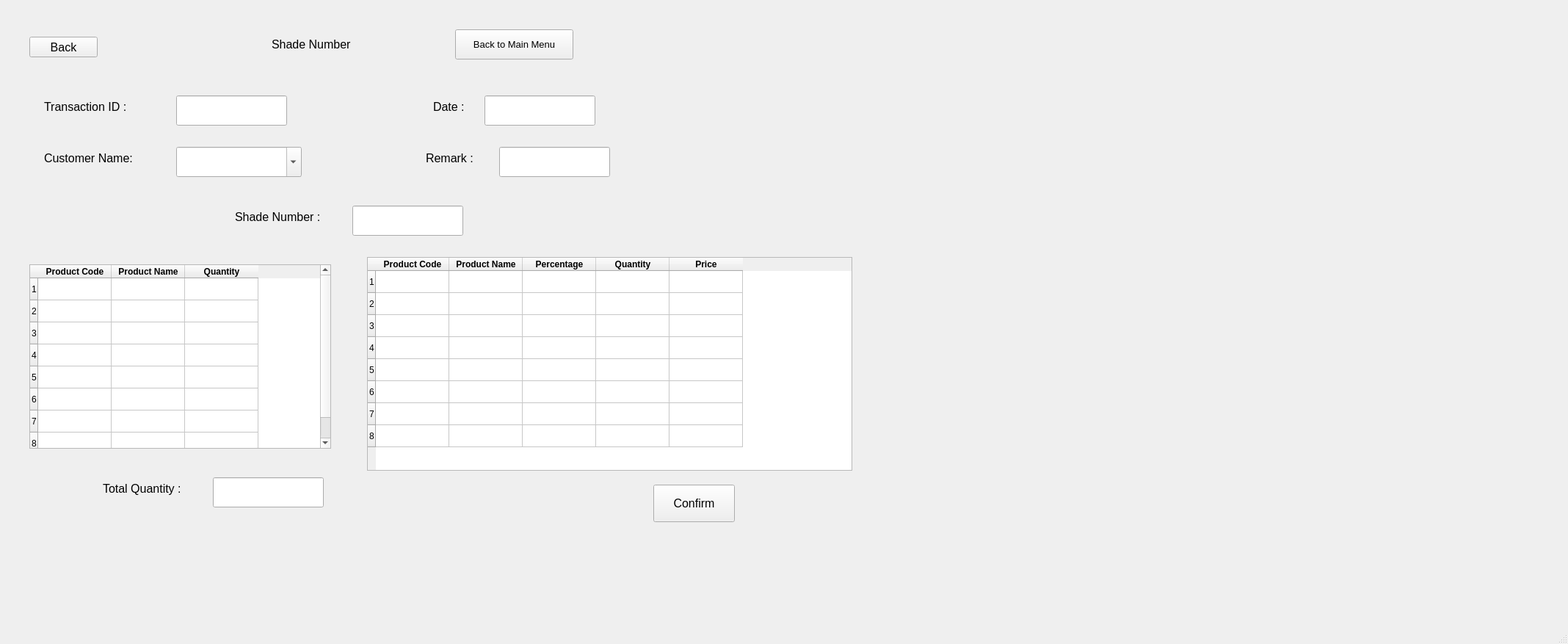
<?xml version="1.0" encoding="UTF-8"?>
<ui version="4.0">
 <class>MainWindow</class>
 <widget class="QMainWindow" name="MainWindow">
  <property name="geometry">
   <rect>
    <x>0</x>
    <y>0</y>
    <width>2136</width>
    <height>877</height>
   </rect>
  </property>
  <property name="windowTitle">
   <string>MainWindow</string>
  </property>
  <widget class="QWidget" name="centralwidget">
   <widget class="QComboBox" name="shade_customer">
    <property name="geometry">
     <rect>
      <x>240</x>
      <y>200</y>
      <width>171</width>
      <height>41</height>
     </rect>
    </property>
    <property name="font">
     <font>
      <pointsize>12</pointsize>
     </font>
    </property>
    <property name="editable">
     <bool>true</bool>
    </property>
    <item>
     <property name="text">
      <string/>
     </property>
    </item>
    <item>
     <property name="text">
      <string>Rajesh</string>
     </property>
    </item>
    <item>
     <property name="text">
      <string>Nishit</string>
     </property>
    </item>
    <item>
     <property name="text">
      <string>Nilay</string>
     </property>
    </item>
    <item>
     <property name="text">
      <string>Parth</string>
     </property>
    </item>
   </widget>
   <widget class="QPushButton" name="shade_confirm">
    <property name="geometry">
     <rect>
      <x>890</x>
      <y>660</y>
      <width>111</width>
      <height>51</height>
     </rect>
    </property>
    <property name="font">
     <font>
      <pointsize>12</pointsize>
     </font>
    </property>
    <property name="text">
     <string>Confirm</string>
    </property>
   </widget>
   <widget class="QTableWidget" name="shade_addtable">
    <property name="geometry">
     <rect>
      <x>40</x>
      <y>360</y>
      <width>411</width>
      <height>251</height>
     </rect>
    </property>
    <property name="rowCount">
     <number>8</number>
    </property>
    <property name="columnCount">
     <number>3</number>
    </property>
    <row/>
    <row/>
    <row/>
    <row/>
    <row/>
    <row/>
    <row/>
    <row/>
    <column>
     <property name="text">
      <string>Product Code</string>
     </property>
     <property name="font">
      <font>
       <weight>75</weight>
       <bold>true</bold>
      </font>
     </property>
    </column>
    <column>
     <property name="text">
      <string>Product Name</string>
     </property>
     <property name="font">
      <font>
       <weight>75</weight>
       <bold>true</bold>
      </font>
     </property>
    </column>
    <column>
     <property name="text">
      <string>Quantity</string>
     </property>
     <property name="font">
      <font>
       <weight>75</weight>
       <bold>true</bold>
      </font>
     </property>
    </column>
    <item row="0" column="1">
     <property name="text">
      <string/>
     </property>
     <property name="flags">
      <set>ItemIsSelectable|ItemIsDragEnabled|ItemIsEnabled</set>
     </property>
    </item>
    <item row="1" column="1">
     <property name="text">
      <string/>
     </property>
     <property name="flags">
      <set>ItemIsSelectable|ItemIsDragEnabled|ItemIsEnabled</set>
     </property>
    </item>
    <item row="2" column="1">
     <property name="text">
      <string/>
     </property>
     <property name="flags">
      <set>ItemIsSelectable|ItemIsDragEnabled|ItemIsEnabled</set>
     </property>
    </item>
    <item row="3" column="1">
     <property name="text">
      <string/>
     </property>
     <property name="flags">
      <set>ItemIsSelectable|ItemIsDragEnabled|ItemIsEnabled</set>
     </property>
    </item>
    <item row="4" column="1">
     <property name="text">
      <string/>
     </property>
     <property name="flags">
      <set>ItemIsSelectable|ItemIsDragEnabled|ItemIsEnabled</set>
     </property>
    </item>
    <item row="5" column="1">
     <property name="text">
      <string/>
     </property>
     <property name="flags">
      <set>ItemIsSelectable|ItemIsDragEnabled|ItemIsEnabled</set>
     </property>
    </item>
    <item row="6" column="1">
     <property name="text">
      <string/>
     </property>
     <property name="flags">
      <set>ItemIsSelectable|ItemIsDragEnabled|ItemIsEnabled</set>
     </property>
    </item>
    <item row="7" column="1">
     <property name="text">
      <string/>
     </property>
     <property name="flags">
      <set>ItemIsSelectable|ItemIsDragEnabled|ItemIsEnabled</set>
     </property>
    </item>
   </widget>
   <widget class="QLabel" name="label_4">
    <property name="geometry">
     <rect>
      <x>590</x>
      <y>120</y>
      <width>71</width>
      <height>51</height>
     </rect>
    </property>
    <property name="font">
     <font>
      <pointsize>12</pointsize>
     </font>
    </property>
    <property name="text">
     <string>Date :</string>
    </property>
   </widget>
   <widget class="QLineEdit" name="date">
    <property name="geometry">
     <rect>
      <x>660</x>
      <y>130</y>
      <width>151</width>
      <height>41</height>
     </rect>
    </property>
    <property name="font">
     <font>
      <pointsize>12</pointsize>
     </font>
    </property>
   </widget>
   <widget class="QLineEdit" name="shade_transaction_id">
    <property name="geometry">
     <rect>
      <x>240</x>
      <y>130</y>
      <width>151</width>
      <height>41</height>
     </rect>
    </property>
    <property name="font">
     <font>
      <pointsize>12</pointsize>
     </font>
    </property>
   </widget>
   <widget class="QPushButton" name="back_add_rm">
    <property name="geometry">
     <rect>
      <x>40</x>
      <y>50</y>
      <width>93</width>
      <height>28</height>
     </rect>
    </property>
    <property name="font">
     <font>
      <pointsize>12</pointsize>
     </font>
    </property>
    <property name="text">
     <string>Back</string>
    </property>
   </widget>
   <widget class="QLabel" name="label_3">
    <property name="geometry">
     <rect>
      <x>370</x>
      <y>40</y>
      <width>151</width>
      <height>41</height>
     </rect>
    </property>
    <property name="font">
     <font>
      <pointsize>12</pointsize>
     </font>
    </property>
    <property name="text">
     <string>Shade Number </string>
    </property>
   </widget>
   <widget class="QLabel" name="label_6">
    <property name="geometry">
     <rect>
      <x>60</x>
      <y>190</y>
      <width>161</width>
      <height>51</height>
     </rect>
    </property>
    <property name="font">
     <font>
      <pointsize>12</pointsize>
     </font>
    </property>
    <property name="text">
     <string>Customer Name:</string>
    </property>
   </widget>
   <widget class="QLabel" name="label_5">
    <property name="geometry">
     <rect>
      <x>60</x>
      <y>120</y>
      <width>161</width>
      <height>51</height>
     </rect>
    </property>
    <property name="font">
     <font>
      <pointsize>12</pointsize>
     </font>
    </property>
    <property name="text">
     <string>Transaction ID : </string>
    </property>
   </widget>
   <widget class="QLineEdit" name="shade_remark">
    <property name="geometry">
     <rect>
      <x>680</x>
      <y>200</y>
      <width>151</width>
      <height>41</height>
     </rect>
    </property>
    <property name="font">
     <font>
      <pointsize>12</pointsize>
     </font>
    </property>
   </widget>
   <widget class="QPushButton" name="pushButton">
    <property name="geometry">
     <rect>
      <x>620</x>
      <y>40</y>
      <width>161</width>
      <height>41</height>
     </rect>
    </property>
    <property name="font">
     <font>
      <pointsize>10</pointsize>
     </font>
    </property>
    <property name="text">
     <string>Back to Main Menu</string>
    </property>
   </widget>
   <widget class="QLabel" name="label_7">
    <property name="geometry">
     <rect>
      <x>580</x>
      <y>190</y>
      <width>101</width>
      <height>51</height>
     </rect>
    </property>
    <property name="font">
     <font>
      <pointsize>12</pointsize>
     </font>
    </property>
    <property name="text">
     <string>Remark :</string>
    </property>
   </widget>
   <widget class="QTableWidget" name="shade_colortable">
    <property name="geometry">
     <rect>
      <x>500</x>
      <y>350</y>
      <width>661</width>
      <height>291</height>
     </rect>
    </property>
    <property name="rowCount">
     <number>8</number>
    </property>
    <property name="columnCount">
     <number>5</number>
    </property>
    <row/>
    <row/>
    <row/>
    <row/>
    <row/>
    <row/>
    <row/>
    <row/>
    <column>
     <property name="text">
      <string>Product Code</string>
     </property>
     <property name="font">
      <font>
       <weight>75</weight>
       <bold>true</bold>
      </font>
     </property>
    </column>
    <column>
     <property name="text">
      <string>Product Name</string>
     </property>
     <property name="font">
      <font>
       <weight>75</weight>
       <bold>true</bold>
      </font>
     </property>
    </column>
    <column>
     <property name="text">
      <string>Percentage</string>
     </property>
     <property name="font">
      <font>
       <weight>75</weight>
       <bold>true</bold>
      </font>
     </property>
    </column>
    <column>
     <property name="text">
      <string>Quantity</string>
     </property>
     <property name="font">
      <font>
       <weight>75</weight>
       <bold>true</bold>
      </font>
     </property>
    </column>
    <column>
     <property name="text">
      <string>Price</string>
     </property>
     <property name="font">
      <font>
       <weight>75</weight>
       <bold>true</bold>
      </font>
     </property>
    </column>
    <item row="0" column="1">
     <property name="text">
      <string/>
     </property>
     <property name="flags">
      <set>ItemIsSelectable|ItemIsDragEnabled|ItemIsEnabled</set>
     </property>
    </item>
    <item row="1" column="1">
     <property name="text">
      <string/>
     </property>
     <property name="flags">
      <set>ItemIsSelectable|ItemIsDragEnabled|ItemIsEnabled</set>
     </property>
    </item>
    <item row="2" column="1">
     <property name="text">
      <string/>
     </property>
     <property name="flags">
      <set>ItemIsSelectable|ItemIsDragEnabled|ItemIsEnabled</set>
     </property>
    </item>
    <item row="3" column="1">
     <property name="text">
      <string/>
     </property>
     <property name="flags">
      <set>ItemIsSelectable|ItemIsDragEnabled|ItemIsEnabled</set>
     </property>
    </item>
    <item row="4" column="1">
     <property name="text">
      <string/>
     </property>
     <property name="flags">
      <set>ItemIsSelectable|ItemIsDragEnabled|ItemIsEnabled</set>
     </property>
    </item>
    <item row="5" column="1">
     <property name="text">
      <string/>
     </property>
     <property name="flags">
      <set>ItemIsSelectable|ItemIsDragEnabled|ItemIsEnabled</set>
     </property>
    </item>
    <item row="6" column="1">
     <property name="text">
      <string/>
     </property>
     <property name="flags">
      <set>ItemIsSelectable|ItemIsDragEnabled|ItemIsEnabled</set>
     </property>
    </item>
    <item row="7" column="1">
     <property name="text">
      <string/>
     </property>
     <property name="flags">
      <set>ItemIsSelectable|ItemIsDragEnabled|ItemIsEnabled</set>
     </property>
    </item>
   </widget>
   <widget class="QLabel" name="label_8">
    <property name="geometry">
     <rect>
      <x>320</x>
      <y>270</y>
      <width>161</width>
      <height>51</height>
     </rect>
    </property>
    <property name="font">
     <font>
      <pointsize>12</pointsize>
     </font>
    </property>
    <property name="text">
     <string>Shade Number :</string>
    </property>
   </widget>
   <widget class="QLineEdit" name="shade_number_add">
    <property name="geometry">
     <rect>
      <x>480</x>
      <y>280</y>
      <width>151</width>
      <height>41</height>
     </rect>
    </property>
    <property name="font">
     <font>
      <pointsize>12</pointsize>
     </font>
    </property>
   </widget>
   <widget class="QLabel" name="label_9">
    <property name="geometry">
     <rect>
      <x>140</x>
      <y>640</y>
      <width>161</width>
      <height>51</height>
     </rect>
    </property>
    <property name="font">
     <font>
      <pointsize>12</pointsize>
     </font>
    </property>
    <property name="text">
     <string>Total Quantity :</string>
    </property>
   </widget>
   <widget class="QLineEdit" name="shade_add_total">
    <property name="geometry">
     <rect>
      <x>290</x>
      <y>650</y>
      <width>151</width>
      <height>41</height>
     </rect>
    </property>
    <property name="font">
     <font>
      <pointsize>12</pointsize>
     </font>
    </property>
   </widget>
  </widget>
  <widget class="QStatusBar" name="statusbar"/>
 </widget>
 <resources/>
 <connections/>
</ui>
